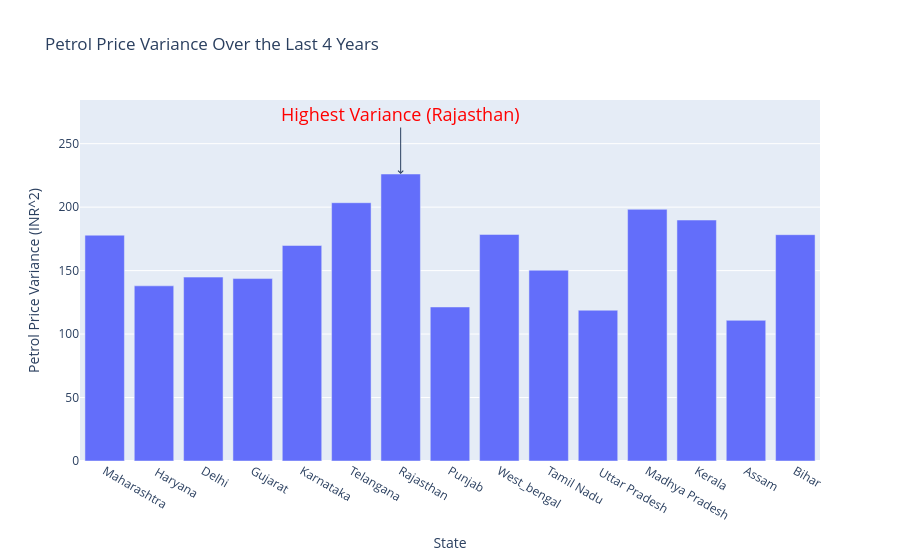

The cell this chart's notebook holds for it:
### Code cell
variance_prices = df.drop('date', axis=1).var(axis=0).reset_index()
variance_prices.columns = ['State', 'Petrol Price Variance']


highest_var_state = variance_prices.loc[variance_prices['Petrol Price Variance'].idxmax(), 'State']
fig = px.bar(variance_prices, x='State', y='Petrol Price Variance',
             title='Petrol Price Variance Over the Last 4 Years',
             labels={'Petrol Price Variance': 'Petrol Price Variance (INR^2)'})
fig.update_layout(annotations=[dict(x=highest_var_state, y=variance_prices['Petrol Price Variance'].max(),
                                    text=f'Highest Variance ({highest_var_state})', showarrow=True, arrowhead=4,
                                    ax=0, ay=-60, font=dict(size=18, color='red')),
                               ],
                  showlegend=False) 
fig.show()

### Figure 1 — Plotly figure (JSON) as saved in the notebook; plotly's stock layout.template omitted (floating-point values rounded to 4 significant figures)
{"data": [{"hovertemplate": "State=%{x}<br>Petrol Price Variance (INR^2)=%{y}<extra></extra>", "legendgroup": "", "marker": {"color": "#636efa", "pattern": {"shape": ""}}, "name": "", "orientation": "v", "showlegend": false, "textposition": "auto", "type": "bar", "x": ["Maharashtra", " Haryana", "Delhi", "Gujarat", "Karnataka", "Telangana", "Rajasthan", "Punjab", "West_bengal", "Tamil Nadu", " Uttar Pradesh", "Madhya Pradesh", "Kerala", "Assam", "Bihar"], "xaxis": "x", "y": [177.9, 138.0, 144.9, 143.7, 169.8, 203.5, 226.1, 121.3, 178.5, 150.3, 118.8, 198.3, 189.8, 110.8, 178.3], "yaxis": "y"}], "layout": {"annotations": [{"arrowhead": 4, "ax": 0, "ay": -60, "font": {"color": "red", "size": 18}, "showarrow": true, "text": "Highest Variance (Rajasthan)", "x": "Rajasthan", "y": 226.1}], "barmode": "relative", "legend": {"tracegroupgap": 0}, "showlegend": false, "title": {"text": "Petrol Price Variance Over the Last 4 Years"}, "xaxis": {"anchor": "y", "domain": [0, 1], "title": {"text": "State"}}, "yaxis": {"anchor": "x", "domain": [0, 1], "title": {"text": "Petrol Price Variance (INR^2)"}}}}
